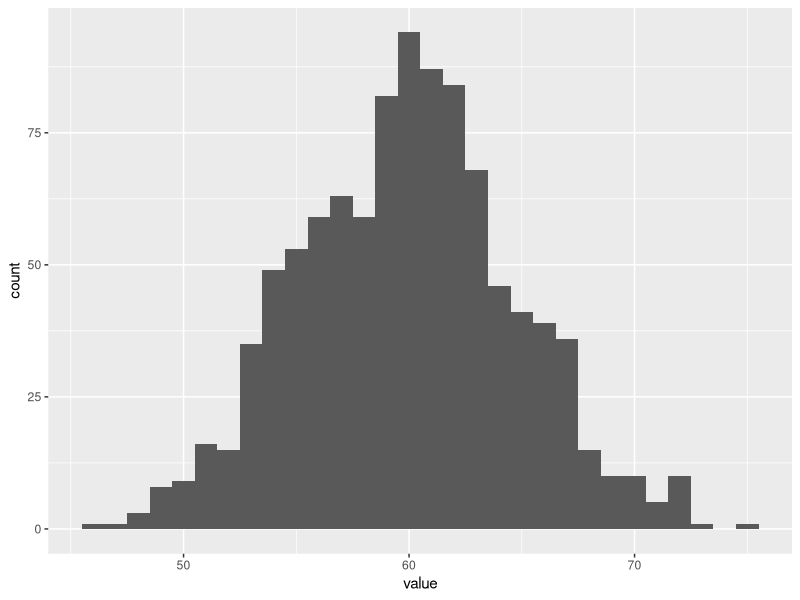

The R source for this figure: (Note: this script raises an error after producing the figure.)


#  From CIRCULATE protocol
# Before randomization several points have to be checked:
#   ???	Signature of ICF,
# ???	Eligibility criteria,
# ???	ctDNA assessment performed and filled in CRF.
# -	Patients who are positive for postoperative ctDNA (ctDNA+) will be randomized (2:1) 
# to adjuvant chemotherapy (n=132) or to follow up (n=66).
# The stratification factors are: Center / T3 vs T4a / emergency resection.

# -	Patients who are negative for postoperative ctDNA (ctDNA-) will be randomized (1:4) 
# to follow-up within CIRCULATE or to routine follow up outside the trial  
# The stratification factors are: Center / T3 vs T4a / emergency resection.

# Stratification factors 
# nb of centers (100 levels) : approx 100 => Center001 -> Center100
# tumor stage (2 levels) : T3, T4a
# emergency resection (2 levels) : Yes, No

# Method as described in https://www.lexjansen.com/nesug/nesug04/ap/ap07.pdf

library(tidyverse)

# create seed for program to be rerun with same results
# TODO :  must be returned as well
set.seed(42)

###########################

numberOfCenters <- 100
allTreatments <- c('A', 'B')
allCenters <- sprintf("Center%03d", as.numeric(1:numberOfCenters))
allStages <- c('T3', 'T4a')
allEmergencyResections <- c('Yes', 'No')
treatmentAllcocationProbs <- c(0.6, 0.4)


# Generate a random list of n patients already allocated with a treatment 
# Treatment are randomly allocated with unbalanced probs (not proper randomization but this is a start)

samplePatients <- function( n = 1 ) {
  tibble( 
    Center = sample( allCenters, n, replace = TRUE ), 
    Stage = sample( allStages, n, replace = TRUE  ), 
    EmergencyResection = sample( allEmergencyResections, n, replace = TRUE  ),
    Treatment = sample( allTreatments, n, replace = TRUE, prob = treatmentAllcocationProbs )
  ) 
}

patientList <- 
  samplePatients(100) %>% 
  mutate(patientID = row_number()) 

################################################################
# Minimization algorithm - 2 treatments
# TODO : generalize algorithm to more than 2 trts

# define study-level parameters for randomization
# Treatment allocation probabilities
treatmentAllocationProbs <- tribble(
  ~Treatment, ~Weight, 
  allTreatments, c(0.6, 0.4)
) %>%  unnest()

# Get weights for stratification factors into a vector for future use
# TODO


# Create one new patient to be randomized
newPatient <- samplePatients(1)

# Create table summarizing number of cases within each stratum of the 
# stratification factors in the current patient list
# DONE - the count should return zero for centers that are not used
# TODO - this needs to be generalized to handle more stratif factors (using gather/spread?)

# Create *complete* list of combinations of stratification variables, together with count of occurrences in actual patientList
# The first mutate is used to complete the data frame with all possible combinations (even the ones not seen yet). Makes it tough to generalize to any number of stratification factor though

patientList_table <- patientList %>% 
  mutate( Center = factor(Center, levels = allCenters),
          Stage = factor(Stage, levels = allStages), 
          EmergencyResection = factor(EmergencyResection, levels = allEmergencyResections),
          Treatment = factor(Treatment, levels = allTreatments) ) %>% 
  complete(Treatment, Center, Stage, EmergencyResection) %>% 
  group_by(Treatment, Center, Stage, EmergencyResection) %>%
  summarise(non_na_count = sum(!is.na(patientID))) %>% 
  mutate_if( is.factor, as.character)

# Summary of counts for each stratification variable
patientList_table_summ <- patientList_table %>% 
  gather(key = "key", value = "value", -non_na_count, -Treatment) %>% 
  group_by(Treatment, key, value) %>% 
  summarise( n = sum(non_na_count) ) 

# Table 4 in Levy and Blood paper 
# This works for any number of stratification factors
TAB4 <- newPatient %>% 
  gather(key = "key", value = "value") %>% 
  left_join(patientList_table_summ, by=c('key', 'value'))

# Show as a standard table
TAB4 %>% ungroup() %>% select(-key) %>% spread( key = value, value = n)

# TODO - build the table of counts for the different allocation strategies
# If possible, make it work with more than two treatments

# TODO - table of expected values for each cell of TAB4 (tables 7 and 8 in paper)
TAB78 <- TAB4 %>% 
  group_by(key) %>% 
  mutate( tot = sum(n)) %>% 
  left_join(treatmentAllocationProbs, by = "Treatment") %>% 
  mutate( expected = tot * Weight ) 
  

# TODO - Compute Imbalance score (use RANGE method)
# TODO (later) - implement VARIANCE and MAX methods
TAB78_test <- tribble(
  ~Treatment, ~key, ~value, ~n_plusone, ~expected,
  c('A', 'B', 'A', 'B', 'A', 'B', 'A', 'B'), 
  c('F1', 'F1', 'F1', 'F1', 'F2', 'F2', 'F2', 'F2'), 
  c('five', 'five', 'five', 'five', 'three', 'three', 'three', 'three'), 
  c(7,5,6,6, 5,4,4,5), 
  c(6,6,6,6,4.5,4.5,4.5,4.5)
) %>% unnest()


Imbalance_table <- TAB78_test %>% 
  mutate( diff = n_plusone-expected )
  


# TODO - implement treatment selection method



################################ SANDBOX
# Create data frame of stratification information
# TODO : how to store weights in this DF?
stratification_df <- 
  tribble(
    ~Factor, ~Value, ~Weight,
    "Center", allCenters, 1/3,
    "Stage", allStages, 1/3,
    "EmergencyResection", allEmergencyResections , 1/3
  ) %>% unnest() 



# Create all possible unique patient characterstics - NOT USED
allPossiblePatients <- expand.grid( Center = allCenters, 
                                    Stage = allStages, 
                                    EmergencyResection = allEmergencyResections,
                                    Treatment = allTreatments
)

# TODO : count number of times a row of allPossiblePatients is present in patientList - ????
test <- intersect(select(patientList, -patientID), allPossiblePatients)

############################################################
# First try a simple random allocation
simpleRando <- function(df, trt) {
  
  df$Treatment <- sample( trt, nrow(df), replace = TRUE, prob = c(0.6, 0.4) )
  
  return(df)
  
}

# Is the sampling balanced? Looks like it
simpleRando(patientList, allTreatments) %>% 
  group_by(Treatment) %>% 
  count()

# Example illustration of an unbalanced randomization
# Sample A,B 100 times unsing unbalanced probs, repeat 1000 times and check histogram of number of As
replicate(1000, 
          sample(c("A", "B"), 100, replace=T, prob = c(0.6, 0.4))  %>% 
            as.vector() %>% 
            table() %>% 
            pluck(1) ) %>% 
  as_tibble() %>% 
  ggplot( aes(x=value) ) +
  geom_histogram( binwidth = 1 )

#################### FONCTIONS UTILES???

# Function to get all unique values of a given column in a data frame
allUniqueValues <- function(df, col) {
  col <- enquo(col)
  
  df %>%
    dplyr::pull(!!col) %>% 
    unique() 
}

allUniqueValues(patientList_test, Treatment)
allUniqueValues(patientList_test, stratFactor2)

test <- patientList_test %>% 
  complete( Treatment, stratFactor1, stratFactor2 ) %>% 
  group_by( Treatment, stratFactor1, stratFactor2 ) %>%
  summarise(non_na_count = sum(!is.na(patientID))) 


################ TEST DATA (from Levy and Blood article)

# Create complete DF of all possible combinations of stratification factors + treatments 
allCases <- crossing(stratFactor1 = c("5", "6"),stratFactor2 = c("3", "4"), Treatment=c("A", "B"))

# Table of already included patients
patientList_test <- tribble(
  ~Treatment, ~patientID, ~stratFactor1, ~stratFactor2,
  "B", "11001", "6", "4",
  "A", "11002", "5", "3",
  "A", "11003", "5", "3",
  "B", "11004", "6", "3",
  "A", "11005", "5", "4",
  "B", "11006", "5", "4",
  "A", "11007", "6", "4",
  "B", "11008", "5", "3",
  "A", "11009", "6", "4",
  "A", "11010", "5", "4",
  "B", "11011", "6", "3",
  "A", "11012", "5", "3",
  "A", "11013", "5", "3",
  "B", "11014", "5", "3",
  "B", "11015", "5", "4",
  "B", "11016", "5", "4"
)

# Useful to test if it works even early in the study (not all combinations have been seen) 
patientList_test <- patientList_test[1,] 
  

# New patient for which to determine best treatment allocation
newPatient_test <- data_frame( patientID = "11017", stratFactor1 = "5",  stratFactor2 = "3")

# Table of treatment allocation probabilities
treatmentAllocationProbs_test <- 
  tribble(
    ~Treatment, ~Weight, 
    c( "A", "B" ), c( 0.5, 0.5 ) 
  ) %>%  
  unnest()

# Create Table 3 - Breakdown of patient list before randomization 
# of new patient (complete with cases not seen before)
TAB3_test <- allCases %>% 
  left_join(patientList_test) %>% 
  gather( key = "key", value = "value", -patientID, -Treatment ) %>% 
  group_by( Treatment, key, value ) %>% 
  summarise( n = sum(!is.na(patientID) ) )

ComputePatientListBreakdown <- function(allCases, patientList) {
  allCases %>% 
    left_join(patientList, by = names(allCases)) %>% 
    gather( key = "key", value = "value", -patientID, -Treatment ) %>% 
    group_by( Treatment, key, value ) %>% 
    summarise( n = sum(!is.na(patientID) ) )
}


patientListBreakdown <- ComputePatientListBreakdown(allCases, patientList_test)
identical(patientListBreakdown, TAB3_test)

# Create Table 4 - filter table 3 with stratification factors equal to new patient
TAB4_test <- newPatient_test %>% 
  select( -patientID ) %>% 
  gather( key = "key", value = "value" ) %>% 
  left_join( TAB3_test, by = c( "key", "value" ) )


# Create Tables 7 and 8 - expected values only
TAB_expected_test <- TAB4_test %>% 
  group_by( key ) %>% 
  mutate( tot_byStratFactor = sum( n ) ) %>% 
  left_join( treatmentAllocationProbs_test, by = "Treatment") %>% 
  mutate( expected = ( tot_byStratFactor + 1 ) * Weight )

ComputeExpectedValues <- function(newPatient, patientListBreakdown) {
  
  newPatient %>% 
    select( -patientID ) %>% 
    gather( key = "key", value = "value" ) %>% 
    left_join( patientListBreakdown, by = c( "key", "value" ) ) %>% 
    group_by( key ) %>% 
    mutate( tot_byStratFactor = sum( n ) ) %>% 
    left_join( treatmentAllocationProbs_test, by = "Treatment") %>% 
    mutate( expected = ( tot_byStratFactor + 1 ) * Weight )
  
}

ExpectedValues <- ComputeExpectedValues(newPatient_test, patientListBreakdown)
identical(ExpectedValues, TAB_expected_test)


# Create Table 10 - differences observed-expected, distances (3 methods) and 
# imbalance scores (3 methods)
TAB10_test <- TAB_expected_test  %>% 
  crossing( newTreatment = c("A", "B") ) %>% 
  mutate( n_new = ifelse(Treatment == newTreatment, n + 1, n) ) %>% 
  mutate( diff = n_new - expected ) %>%
  group_by( newTreatment, key ) %>% 
  summarise( dist_range = max(diff)-min(diff), 
          dist_var = var(diff) * ( n() - 1 ) / n(), 
          dist_max = max(diff) )  %>% 
  summarise( imbalanceScore_range = sum(dist_range), 
          imbalanceScore_var = sum(dist_var), 
          imbalanceScore_max = sum(dist_max)) 

ComputeImbalanceScores <- function(ExpectedValues, allTreatments) {
  
  ExpectedValues  %>% 
    crossing( newTreatment = allTreatments ) %>% 
    mutate( n_new = ifelse(Treatment == newTreatment, n + 1, n) ) %>% 
    mutate( diff = n_new - expected ) %>%
    group_by( newTreatment, key ) %>% 
    summarise( dist_range = max(diff)-min(diff), 
               dist_var = var(diff) * ( n() - 1 ) / n(), 
               dist_max = max(diff) )  %>% 
    summarise( imbalanceScore_range = sum(dist_range), 
               imbalanceScore_var = sum(dist_var), 
               imbalanceScore_max = sum(dist_max)) 
  
}

ImbalanceScores <- ComputeImbalanceScores(ExpectedValues, c("A", "B") )
identical(ImbalanceScores, TAB10_test)


# to check - do not summarise but mutate (keep data)
TAB10_allData <- TAB_expected_test  %>% 
  crossing( newTreatment = c("A", "B") ) %>% 
  mutate( n_new = ifelse(Treatment == newTreatment, n + 1, n) ) %>% 
  mutate( diff = n_new - expected ) %>%
  group_by( newTreatment, key ) %>% 
  mutate( dist_range = max(diff)-min(diff),
          dist_var = var(diff) * ( n() - 1 ) / n(),
          dist_max = max(diff) )  %>%
  ungroup() %>%
  group_by( newTreatment, Treatment ) %>%
  mutate( imbalanceScore_range = sum(dist_range),
          imbalanceScore_var = sum(dist_var),
          imbalanceScore_max = sum(dist_max)) %>%
  arrange( newTreatment, key )






